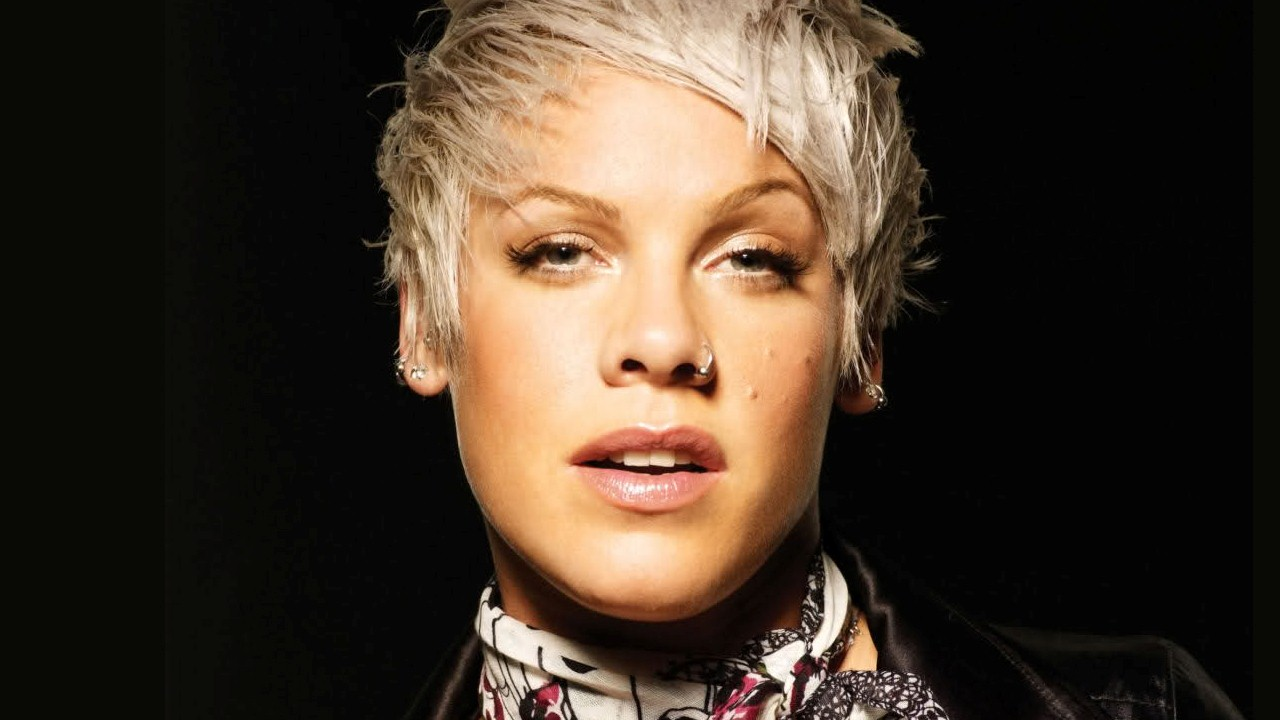
#> input picture approved/p-nk/4.jpg, 1280 x 720 px
$ python -i head17.py   (imports and definitions only)
#> lines starting #> are read from the running program, lines starting #| are printed output that depends on the picture
import re,json,glob,sys
sys.path.insert(0,'/home/claude/wd')
# [1 line not run here, left out]
from bo_data import R,AP
# [4 lines left out: function pool, not called in this run]
# [1 line that did not run here, left out]
TSI=[12,4,46,47]
DZ={'ella-langley','megan-moroney'}
LABEL={'taylor-swift':'Taylor Swift','bts':'BTS','olivia-rodrigo':'Olivia Rodrigo','stray-kids':'Stray Kids','ateez':'ATEEZ','enhypen':'ENHYPEN','ariana-grande':'Ariana Grande','drake':'Drake','madonna':'Madonna','gracie-abrams':'Gracie Abrams','phoebe-bridgers':'Phoebe Bridgers','kacey-musgraves':'Kacey Musgraves','ella-langley':'Ella Langley','megan-moroney':'Megan Moroney','jhene-aiko':'Jhené Aiko','miley-cyrus':'Miley Cyrus','tomorrow-x-together':'TXT','aespa':'aespa','seventeen':'Seventeen'}
def sl(n):return n.split('#')[0]
ALBM={'eminem':'eminem--the-marshall-mathers-lp','ozuna':'ozuna--odisea','pitbull':'pitbull--planet-pit','tame-impala':'tame-impala--currents','black-eyed-peas':'black-eyed-peas--the-e-n-d','justin-timberlake':'justin-timberlake--futuresex-lovesounds','linkin-park':'linkin-park--hybrid-theory'}
# [16 lines left out: function photo, not called in this run]
short=lambda n:LABEL.get(sl(n),sl(n))
# [12 lines left out: function board, not called in this run]
K=lambda x:f'{x/1e6:.2f}M' if x>=1e6 else f'{round(x/1e3)}K'
import os,re,json
_hd=dict(globals())
# [1 line not run here, left out]
# [1 line that did not run here, left out]
# [3 lines not run here, left out]
# [1 line that did not run here, left out]
# [1 line not run here, left out]
# [1 line that did not run here, left out]
# [1 line that did not run here, left out]
# [2 lines not run here, left out]
fm=lambda x:f'{x/1e9:.2f}B' if x>=1e9 else f'{int(x/1e6)}M' if x>=999.5e6 else f'{round(x/1e6)}M'
# [2 lines not run here, left out]
n=0
def nm_(s):
    global n;n+=1;return f'{n:02d}_{s}.jpg'
# [8 lines left out: function dd, not called in this run]
def kb(s,title,L):
    assert len(L) in(12,16),(s,len(L));board(nm_(s),title,[(f'{k}#{PHK[k]}',fm(v),t) for k,t,v in L],4)
def wb(s,title,L):
    assert len(L) in(12,16),(s,len(L));board(nm_(s),title,[(f'{k}#{d[k][2][0]}',fm(v),t) for k,t,v in L],4)
from collections import defaultdict
WS=defaultdict(list)
# [1 line not run here, left out]
WS={k:sorted(v,key=lambda x:-x[1]) for k,v in WS.items() if len(v)>=16 and k in d}
from PIL import Image,ImageDraw,ImageFont
import textwrap
OUTD='/mnt/user-data/outputs/grammy_final3/'
FD='/usr/share/fonts/opentype/inter/'
def F(w,s):return ImageFont.truetype(FD+f'Inter-{w}.otf',s)
def fmt(v):return f'{v/1e9:.2f}B' if v>=1e9 else f'{round(v/1e6)}M'
FACE={'taylor-swift#0':(0.5,0.36),'tame-impala#3':(0.45,0.30),'raye#1':(0.5,0.30),'lady-gaga#0':(0.5,0.50),'madonna#0':(0.5,0.50),'olivia-dean#0':(0.5,0.45),'ella-langley#0':(0.5,0.32),'bruno-mars#0':(0.5,0.30),'ariana-grande#0':(0.5,0.40),'olivia-rodrigo#0':(0.5,0.30),'rosalia#0':(0.5,0.30)}
# [4 lines left out: function cover_fit, not called in this run]
def sc(v,m):return v/m
def tw(d,t,f):return d.textlength(t,font=f)
def ctext(d,cx,y,t,f,fill):d.text((cx-tw(d,t,f)/2,y),t,font=f,fill=fill)
# [7 lines left out: function wrap, not called in this run]
BG=(223,233,245);NAVY=(18,38,76);SUB=(70,90,125)
# [5 lines left out: function circle, not called in this run]
import csv
# [1 line not run here, left out]
# [4 lines left out: function V, not called in this run]
def photofile(path):
#> called with path = '../../approved/p-nk/4.jpg'
    p=Image.open(path).convert('RGB');w,h=p.size;q=min(w,h);l=(w-q)//2;t=int((h-q)*0.12) if h>w else 0
#> in photofile, p is the input picture: PIL image 1280x720 RGB; mean R, G, B 66.4, 52.9, 40.5
#> after `w, h = p.size`: w = 1280; h = 720
#> after `q = min(w, h)`: q = 720
#> after `l = (w - q) // 2`: l = 280
#> after `t = int((h - q) * 0.12) if h > w else 0`: t = 0
    return p.crop((l,t,l+q,t+q)).resize((1280,1280),Image.LANCZOS)
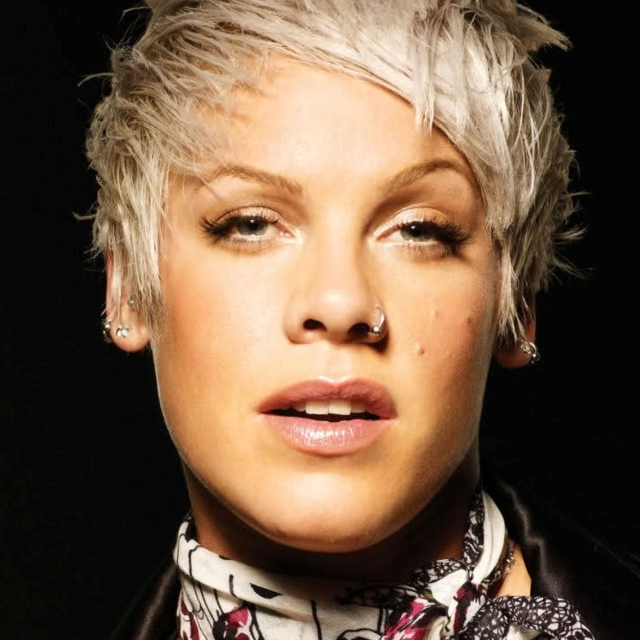
#> returned value: PIL image 1280x1280 RGB (shown at 1/2 size); mean R, G, B 112.6, 88.4, 68.2
_photo=photo
AN='/mnt/user-data/outputs/approved_new/'
def photo(name,k=0):
    if name.startswith('new:'):return photofile(AN+name[4:]+'/1.jpg')
    return _photo(name,k)
# [41 lines left out: functions columns, kali2, not called in this run]

PHO={"Taylor Swift":'taylor-swift#0',"Olivia Dean":'olivia-dean#0',"RAYE":'raye#1',"Ella Langley":'ella-langley#0',"Tame Impala":'tame-impala#3',"Bruno Mars":'bruno-mars#0',"Olivia Rodrigo":'olivia-rodrigo#0',"ROSALÍA":'rosalia#0',"Ariana Grande":'ariana-grande#0',"Slayyyter":'new:slayyyter',"Zara Larsson":'new:zara-larsson',"Madonna":'madonna#0',"Tinashe":'new:tinashe',"Lady Gaga":'lady-gaga#0'}
def songs(cat,sel=None):
    rs=[r for r in CSV if r['category']==cat]
    return sorted([(r['nominee'],r['artist'],int(r['streams'])) for r in rs],key=lambda x:-x[2])
def cols(cat,title,fn,circ=None,**kw):
    it=[(t,a,v,PHO[a]) for t,a,v in songs(cat)]
    columns(title,it,fn,circ or it[0][3],**kw)
# [3 lines not run here, left out]
SUBT='x'
import re,unicodedata,os
def _slug(x):
    x=unicodedata.normalize('NFKD',x).encode('ascii','ignore').decode().lower().replace('&','and');return re.sub(r'[^a-z0-9]+','-',x).strip('-')
class P(dict):
    def __missing__(self,a):
        s=_slug(a);s={'mumford-and-sons':'mumford-sons','victoria-monet':'victoria-monet'}.get(s,s)
        return 'new:'+s if os.path.exists(AN+s+'/1.jpg') else s+'#0'
PHO["Tems"]="new:tems";FACE['new:jill-scott']=(0.5,0.40)
PHO=P(PHO)

PHO["Tems"]="new:tems"
import csv,collections,json,os
# [2 lines not run here, left out]
def norm(a):
    m={'Rosalía':'ROSALÍA','Elena Rose':'Elena Rose'}
    return m.get(a.strip(),a.strip())
GROUPS={
'ALL':None,
'BIG4':['Record Of The Year','Album Of The Year','Song Of The Year','Best New Artist'],
'POP':['Best Pop Solo Performance','Best Pop Duo/Group Performance','Best Pop Vocal Album','Best Traditional Pop Vocal Performance','Best Traditional Pop Vocal Album','Best Dance Pop Recording'],
'ROCK':['Best Rock Performance','Best Metal Performance','Best Rock Song','Best Rock Album','Best Alternative Music Performance','Best Alternative Music Album'],
'RNB':['Best R&B Solo Performance','Best R&B Collaboration or Duo/Group Performance','Best Traditional R&B Performance','Best Progressive R&B Album','Best R&B Album','R&B Song'],
'RAP':['Best Rap Performance','Best Melodic Rap Performance','Best Rap Song','Best Rap Album'],
'COUNTRY':['Best Country Solo Performance','Best Country Duo/Group Performance','Best Country Song','Best Traditional Country Album','Best Contemporary Country Album','Best Contemporary Folk Album','Americana Performance','American Roots Performance','American Roots Song','Americana Album','Traditional Folk Album'],
'LATIN':['Best Latin Song','Best Latin Pop Album','Best Música Urbana Album','Best Latin Rock Or Alternative Album','Best Música Mexicana Album','Best Tropical Latin Album'],
'DANCE':['Best Dance/Electronic Recording','Best Dance Pop Recording','Best Dance/Electronic Album'],
}
OV={'Miranda Lambert':7,'Bruno Mars':6,'Madonna':5}
# [9 lines left out: function counts, not called in this run]
def nomfig(g,minc=2,maxn=10):
    c=counts(g)
    return [(a,n) for a,n in sorted(c.items(),key=lambda x:(-x[1],x[0])) if n>=minc][:maxn]
OUTD='/mnt/user-data/outputs/grammy_nominations_v2/'
# [1 line not run here, left out]
fmt=lambda v:str(int(v))
FACE['new:jill-scott']=(0.5,0.40)
# [7 lines left out: function fig, not called in this run]
FACE['rosalia#0']=(0.57,0.24);FACE['new:don-toliver']=(0.49,0.30);FACE['new:busta-rhymes']=(0.27,0.27)
FACE['new:durand-bernarr']=(0.72,0.28);FACE['new:geese']=(0.38,0.25);FACE['new:angine-de-poitrine']=(0.14,0.25)
# [1 line not run here, left out]
FACE['rosalia#0']=(0.63,0.24)
FACE[PHO['RAYE']]=(0.53,0.35);FACE[PHO['Tinashe']]=(0.33,0.40)

>>> result = photofile('../../approved/p-nk/4.jpg')
